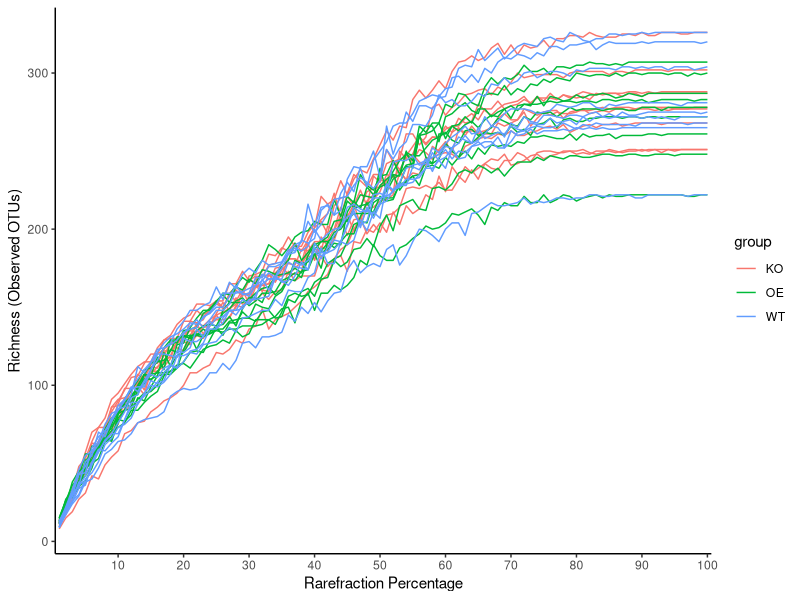
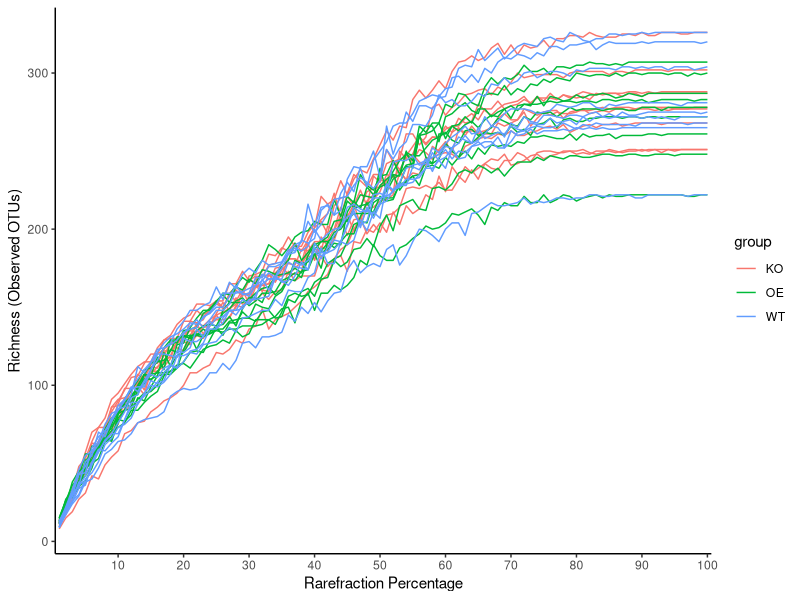

Write R code to recreate these figures, in order. (Note: this script raises an error after producing the figures.)
# 安装和载入相关包和数据文件
#source("https://bioconductor.org/biocLite.R")
#biocLite(c("ggplot2","reshape2")) # 没安装过此类包的请手动运行这两行代码安装包
library("ggplot2") # load related packages
library("reshape2")
design = read.table("design.txt", header=T, row.names= 1, sep="\t") 
rare = read.table("alpha_rare.txt", header=T, row.names= 1, sep="\t") 

# 提取样品组信息
sampFile = as.data.frame(design$genotype,row.names = row.names(design))
colnames(sampFile)[1] = "group"

# 转换宽表格为ggplot通用长表格格式
rare$x = rownames(rare) # 添加x轴列
rare_melt = melt(rare, id.vars=c("x")) # 转换为长表格
rare_melt$x = factor(rare_melt$x, levels=1:100) # 设置x轴顺序

# 添加分组信息
rare_melt3 = merge(sampFile,rare_melt, by.x="row.names", by.y="variable")
rare_melt3$variable=rare_melt3$Row.names

# 按样品分组，按组上色
p = ggplot(rare_melt3, aes(x = x, y = value, group = variable, color = group )) + 
  geom_line()+
  xlab("Rarefraction Percentage")+ylab("Richness (Observed OTUs)")+
  scale_x_discrete(breaks = c(1:10)*10, labels = c(1:10)*10) + theme_classic()
p
ggsave(paste("alpha_rare_samples.pdf", sep=""), p, width = 8, height = 5)



# 求各组均值
# 读取usearch rarefraction文件，上面己经修改，必须重新读入
rare = read.table("alpha_rare.txt", header=T, row.names= 1, sep="\t") 
mat_t = merge(sampFile, t(rare), by="row.names")[,-1]
# 按第一列合并求均值
mat_mean = aggregate(mat_t[,-1], by=mat_t[1], FUN=mean)
# 修正行名
mat_mean_final = do.call(rbind, mat_mean)[-1,]
geno = mat_mean$group
colnames(mat_mean_final) = geno

rare=as.data.frame(round(mat_mean_final))
rare$x = rownames(rare)
rare_melt = melt(rare, id.vars=c("x"))

# 求各组标准误
# 转置rare表格与实验设计合并，并去除第一列样品名
se = function(x) sd(x)/sqrt(length(x)) # function for Standard Error
mat_se = aggregate(mat_t[,-1], by=mat_t[1], FUN=se) # se 为什么全是NA
mat_se_final = do.call(rbind, mat_se)[-1,]
colnames(mat_se_final) = geno

rare_se=as.data.frame(round(mat_se_final))
rare_se$x = rownames(rare_se)
rare_se_melt = melt(rare_se, id.vars=c("x"))

# 添加标准误到均值中se列
rare_melt$se=rare_se_melt$value

rare_melt$x = factor(rare_melt$x, levels=c(1:100))

p = ggplot(rare_melt, aes(x = x, y = value, group = variable, color = variable )) + 
  geom_line()+
  geom_errorbar(aes(ymin=value-se, ymax=value+se), width=.5) +
  xlab("Percentage")+ylab("Richness (Observed OTUs)")+
  theme(axis.text.x=element_text(angle=90,vjust=1, hjust=1))+
  scale_x_discrete(breaks = c(1:10)*10, labels = c(1:10)*10)+
  theme_classic()
p
ggsave(paste("alpha_rare_groups.pdf", sep=""), p, width = 8, height = 5)
